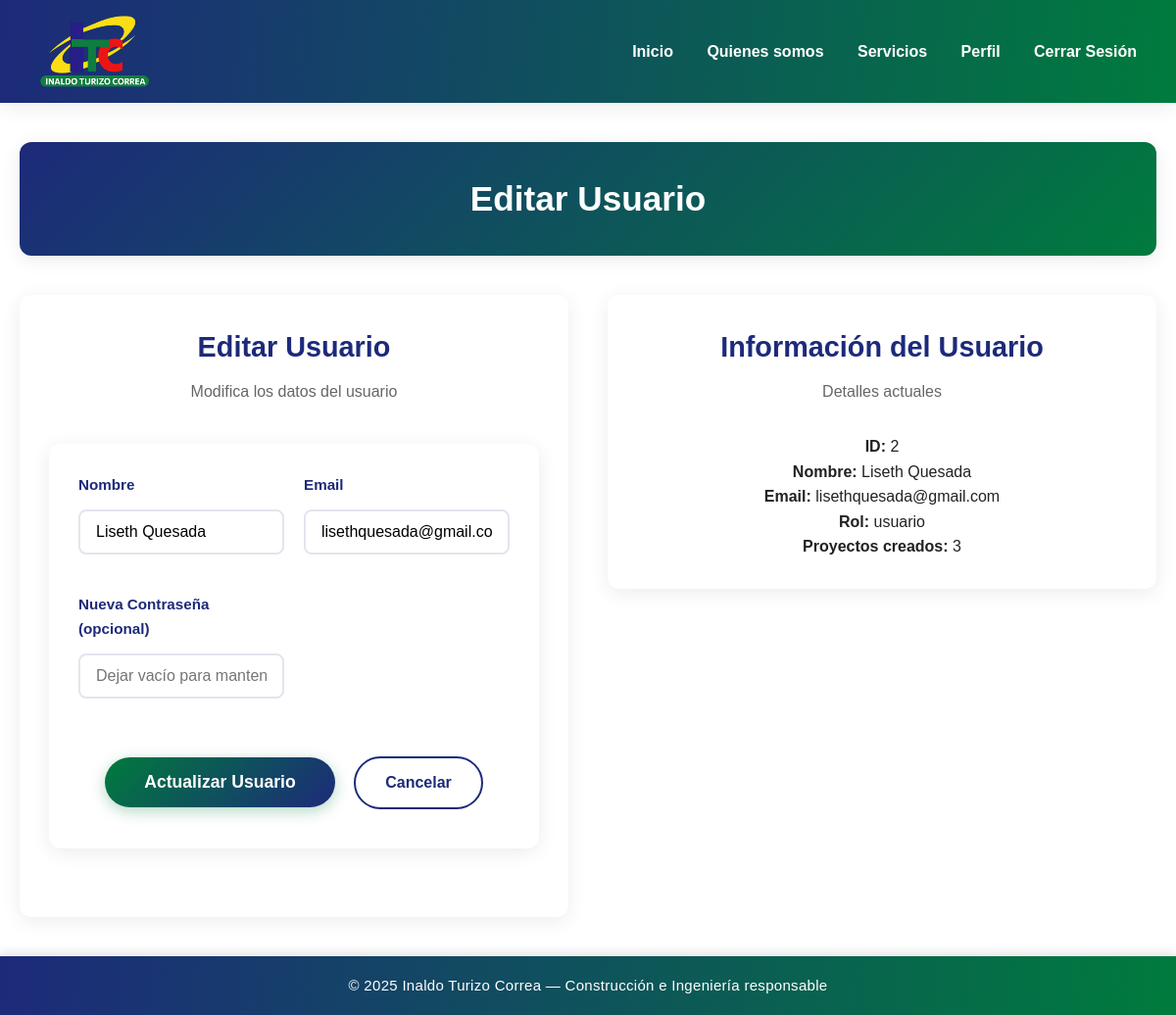
Page /usuario/2/editar (signed in) on the earlier database version.
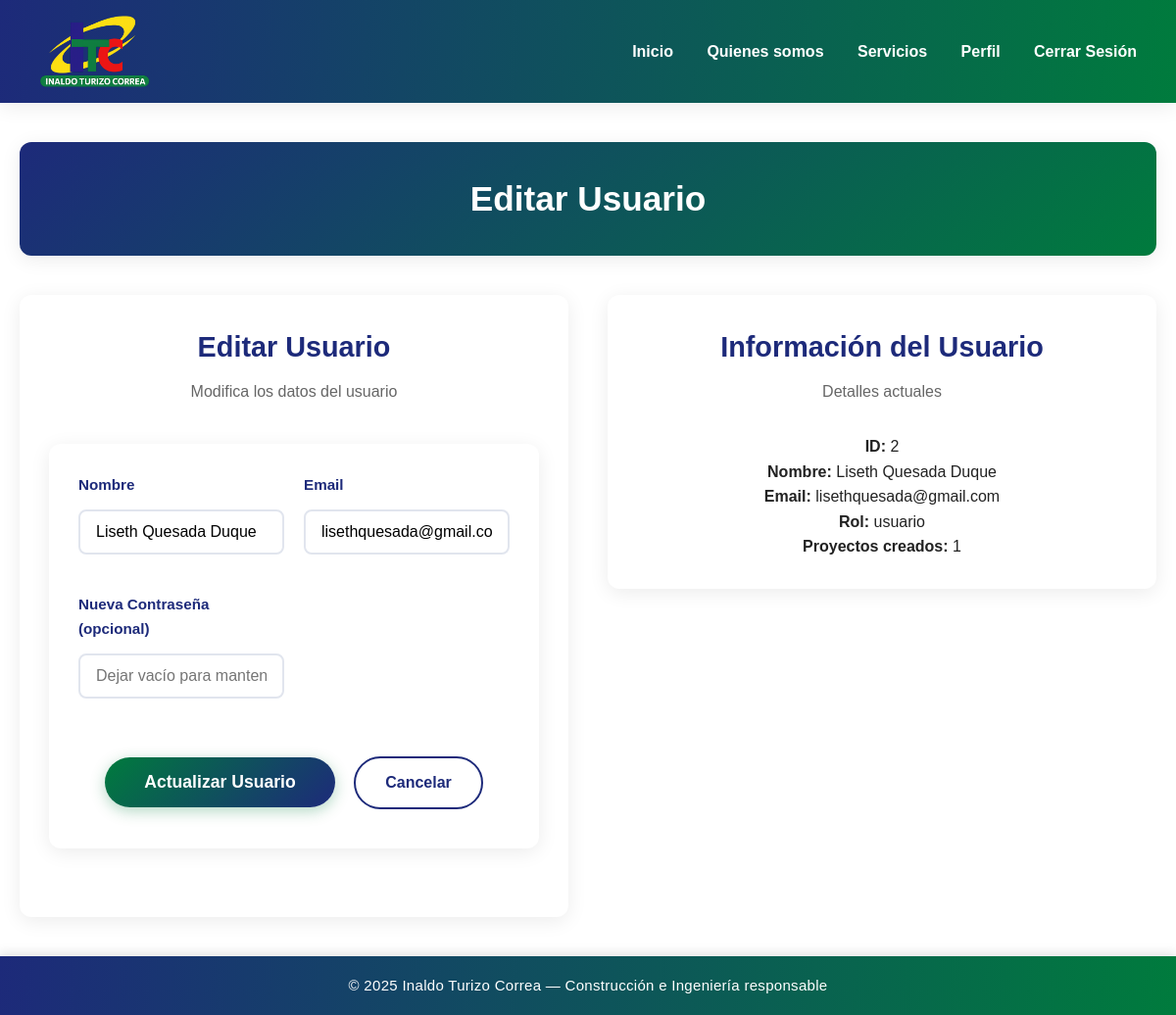
Same page on the later database version.
### app.py (models this page shows)
class User(UserMixin, db.Model):
    id = db.Column(db.Integer, primary_key=True)
    nombre = db.Column(db.String(100), nullable=False)
    email = db.Column(db.String(100), unique=True, nullable=False)
    password = db.Column(db.String(200), nullable=False)
    rol = db.Column(db.String(20), nullable=False, default='usuario')
    proyectos = db.relationship('Proyecto', backref='usuario', lazy=True)

### app.py (the view, shortened to what this page needs)
@app.route('/usuario/<int:usuario_id>/editar', methods=['GET', 'POST'])
@login_required
def editar_usuario(usuario_id):
    if current_user.rol != 'admin':
        flash('No tienes permiso para acceder a esta página', 'error')
        return redirect(url_for('user_dashboard'))
    usuario = User.query.get_or_404(usuario_id)
    return render_template('editar_usuario.html', usuario=usuario)

### app.py (called while the page is built)
@login_manager.user_loader
def load_user(user_id):
    return User.query.get(int(user_id))

### templates/editar_usuario.html
{% extends "base.html" %}
{% block content %}
<div class="dashboard-container">
    <section class="dashboard-header">
        <div class="welcome-card">
            <h1>Editar Usuario</h1>
        </div>
    </section>
    <div class="dashboard-grid">
        <section class="cotizacion-panel">
            <div class="form-card">
                <h2>Editar Usuario</h2>
                <p class="form-subtitle">Modifica los datos del usuario</p>
                <form action="{{ url_for('editar_usuario', usuario_id=usuario.id) }}" method="POST" class="cotizacion-form">
                    <div class="form-grid">
                        <div class="form-group">
                            <label>Nombre</label>
                            <input type="text" name="nombre" value="{{ usuario.nombre }}" required placeholder="Nombre completo">
                        </div>
                        <div class="form-group">
                            <label>Email</label>
                            <input type="email" name="email" value="{{ usuario.email }}" required placeholder="correo@ejemplo.com">
                        </div>
                        <div class="form-group">
                            <label>Nueva Contraseña (opcional)</label>
                            <input type="password" name="password" placeholder="Dejar vacío para mantener la actual">
                        </div>
                    </div>
                    <div class="form-footer">
                        <button type="submit" class="btn btn-cotizar">Actualizar Usuario</button>
                        <a href="{{ url_for('admin_dashboard') }}" class="btn btn-sec" style="margin-left: 10px;">Cancelar</a>
                    </div>
                </form>
            </div>
        </section>
        <section class="proyectos-panel">
            <div class="proyectos-card">
                <h2>Información del Usuario</h2>
                <p class="form-subtitle">Detalles actuales</p>
                <div class="info-usuario">
                    <p><strong>ID:</strong> {{ usuario.id }}</p>
                    <p><strong>Nombre:</strong> {{ usuario.nombre }}</p>
                    <p><strong>Email:</strong> {{ usuario.email }}</p>
                    <p><strong>Rol:</strong> {{ usuario.rol }}</p>
                    <p><strong>Proyectos creados:</strong> {{ usuario.proyectos|length }}</p>
                </div>
            </div>
        </section>
    </div>
</div>
<footer class="footer-bar">
    <p>© 2025 Inaldo Turizo Correa — Construcción e Ingeniería responsable</p>
</footer>
{% endblock %}

Differences in the rows shown:
changed User "lisethquesada@gmail.com": nombre "Liseth Quesada" → "Liseth Quesada Duque"
Other differences:
{{ usuario.proyectos|length }}: "3" → "1"
